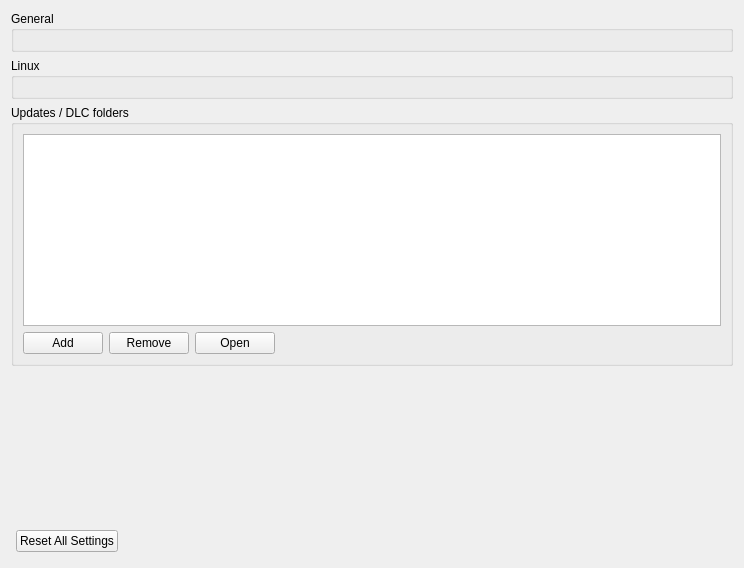
<?xml version="1.0" encoding="UTF-8"?>
<ui version="4.0">
 <class>ConfigureGeneral</class>
 <widget class="QWidget" name="ConfigureGeneral">
  <property name="geometry">
   <rect>
    <x>0</x>
    <y>0</y>
    <width>744</width>
    <height>568</height>
   </rect>
  </property>
  <property name="windowTitle">
   <string>Form</string>
  </property>
  <property name="accessibleName">
   <string>General</string>
  </property>
  <layout class="QHBoxLayout" name="HorizontalLayout">
   <item>
    <layout class="QVBoxLayout" name="VerticalLayout">
     <item>
      <widget class="QGroupBox" name="GeneralGroupBox">
       <property name="title">
        <string>General</string>
       </property>
       <layout class="QHBoxLayout" name="GeneralHorizontalLayout">
        <item>
         <widget class="QWidget" name="general_widget" native="true">
          <layout class="QVBoxLayout" name="GeneralVerticalLayout">
           <property name="leftMargin">
            <number>0</number>
           </property>
           <property name="topMargin">
            <number>0</number>
           </property>
           <property name="rightMargin">
            <number>0</number>
           </property>
           <property name="bottomMargin">
            <number>0</number>
           </property>
          </layout>
         </widget>
        </item>
       </layout>
      </widget>
     </item>
     <item>
      <widget class="QGroupBox" name="LinuxGroupBox">
       <property name="title">
        <string>Linux</string>
       </property>
       <layout class="QVBoxLayout" name="LinuxVerticalLayout_1">
        <item>
         <widget class="QWidget" name="linux_widget" native="true">
          <layout class="QVBoxLayout" name="LinuxVerticalLayout_2">
           <property name="leftMargin">
            <number>0</number>
           </property>
           <property name="topMargin">
            <number>0</number>
           </property>
           <property name="rightMargin">
            <number>0</number>
           </property>
           <property name="bottomMargin">
            <number>0</number>
           </property>
          </layout>
         </widget>
        </item>
       </layout>
      </widget>
     </item>
     <item>
      <widget class="QGroupBox" name="ExternalContentGroupBox">
       <property name="title">
        <string>Updates / DLC folders</string>
       </property>
       <layout class="QVBoxLayout" name="ExternalContentVerticalLayout">
        <item>
         <widget class="QListWidget" name="external_content_list">
          <property name="alternatingRowColors">
           <bool>true</bool>
          </property>
         </widget>
        </item>
        <item>
         <layout class="QHBoxLayout" name="ExternalContentButtonsLayout">
          <item>
           <widget class="QPushButton" name="button_add_external_content">
            <property name="text">
             <string>Add</string>
            </property>
           </widget>
          </item>
          <item>
           <widget class="QPushButton" name="button_remove_external_content">
            <property name="text">
             <string>Remove</string>
            </property>
           </widget>
          </item>
          <item>
           <widget class="QPushButton" name="button_open_external_content">
            <property name="text">
             <string>Open</string>
            </property>
           </widget>
          </item>
          <item>
           <spacer name="horizontalSpacer_ExternalContent">
            <property name="orientation">
             <enum>Qt::Horizontal</enum>
            </property>
            <property name="sizeHint" stdset="0">
             <size>
              <width>40</width>
              <height>20</height>
             </size>
            </property>
           </spacer>
          </item>
         </layout>
        </item>
       </layout>
      </widget>
     </item>
     <item>
      <spacer name="verticalSpacer">
       <property name="orientation">
        <enum>Qt::Vertical</enum>
       </property>
       <property name="sizeHint" stdset="0">
        <size>
         <width>20</width>
         <height>40</height>
        </size>
       </property>
      </spacer>
     </item>
     <item>
      <layout class="QHBoxLayout" name="layout_reset">
       <property name="spacing">
        <number>6</number>
       </property>
       <property name="leftMargin">
        <number>5</number>
       </property>
       <property name="topMargin">
        <number>5</number>
       </property>
       <property name="rightMargin">
        <number>5</number>
       </property>
       <property name="bottomMargin">
        <number>5</number>
       </property>
       <item>
        <widget class="QPushButton" name="button_reset_defaults">
         <property name="text">
          <string>Reset All Settings</string>
         </property>
        </widget>
       </item>
       <item>
        <spacer name="spacer_reset">
         <property name="orientation">
          <enum>Qt::Horizontal</enum>
         </property>
         <property name="sizeHint" stdset="0">
          <size>
           <width>40</width>
           <height>20</height>
          </size>
         </property>
        </spacer>
       </item>
      </layout>
     </item>
    </layout>
   </item>
  </layout>
 </widget>
 <resources/>
 <connections/>
</ui>
